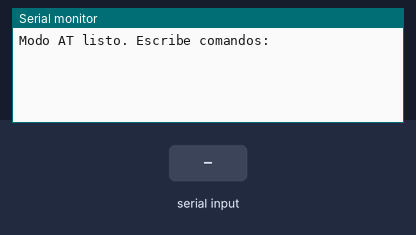
Bench run of a sketch on a simulated Arduino Uno, built with avr-gcc and run on an emulated ATmega328P. On the bench: the last lines printed to the serial monitor. The test bench sets the inputs (shaded band).

Above: at 1.2 s.
1.3 s: "1" received over the second serial link
At 2.5 s:
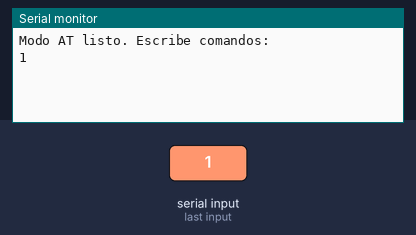
2.8 s: "0" received over the second serial link
At 3.7 s:
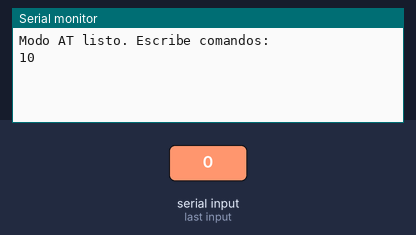

The sketch:

AT_Bluetooth.ino
```cpp
#include <SoftwareSerial.h>

SoftwareSerial Bluetooth(0, 1); // RX, TX (puedes cambiar los pines si usaste otros)

void setup() {
  Serial.begin(9600);         // Comunicación con el monitor serial
  Bluetooth.begin(38400);     // Velocidad predeterminada del módulo en modo AT
  Serial.println("Modo AT listo. Escribe comandos:");
}

void loop() {
  // Enviar datos desde el monitor serial al módulo Bluetooth
  if (Serial.available()) {
    Bluetooth.write(Serial.read());
  }

  // Enviar datos desde el módulo Bluetooth al monitor serial
  if (Bluetooth.available()) {
    Serial.write(Bluetooth.read());
  }
}
```

Measured:
- after the input at 1.3 s, the serial monitor: prints a new line at once (image 1)
- after the input at 2.8 s, the serial monitor: prints a new line at once (image 2)
